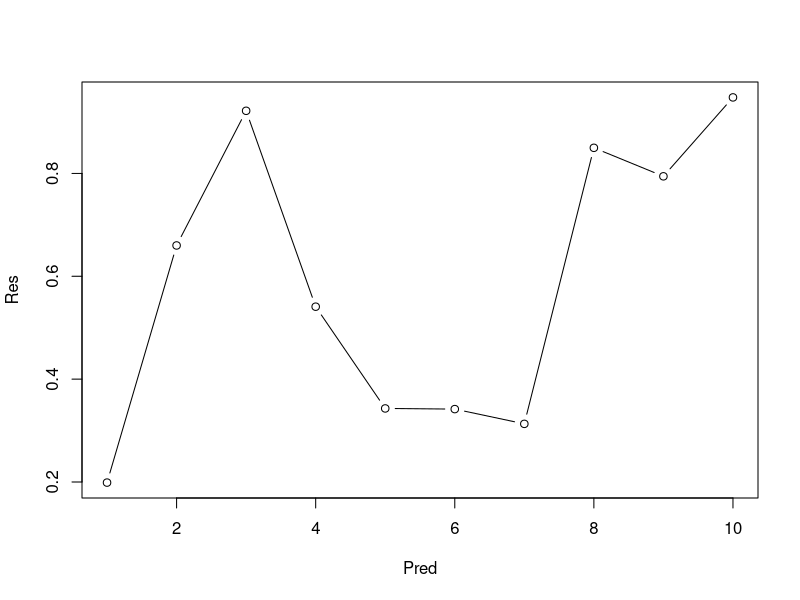
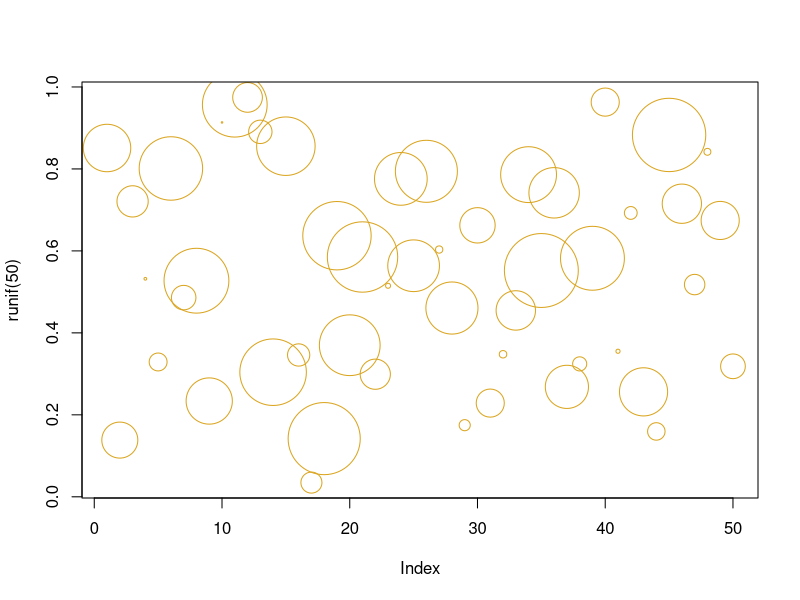

Reproduce these figures in R, in order.
## ---- chunk 1
library(knitr)
kable(head(iris))
## ---- chunk 2
# Use comments extensively in ALL of your coding!
Pred <- seq(1,10)     # make a vector of integers from 1 to 10
Res <- runif(10)      # generate 10 draws from a random uniform (0,1) distribution

# print the random numbers
print(Res)

# plot the graph
plot(x=Pred,y=Res,type="b")
## ---- chunk 3
plot(runif(50),cex=10*runif(50),col="goldenrod")
print(rnorm(n=10, mean=10, sd=2))
